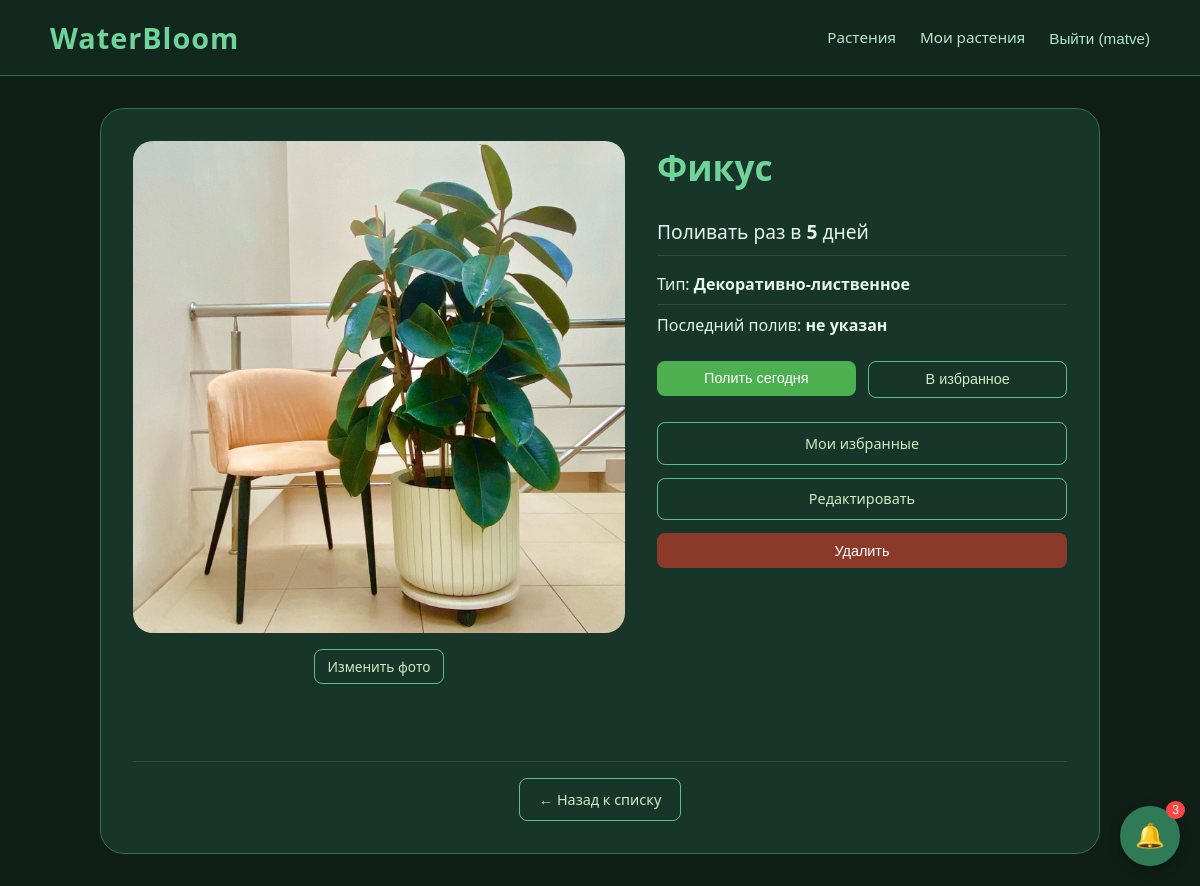
The app's page /plants/1/ (signed in) with its own data.
### plants/models.py (models this page shows, shortened)
class Plant(models.Model):
    name = models.CharField(max_length=100, verbose_name="Название растения")
    watering_frequency = models.IntegerField(verbose_name="Частота полива (дней)")
    last_watered = models.DateField(null=True, blank=True, verbose_name="Дата последнего полива")
    plant_type = models.CharField(
        max_length=20,
        choices=PlantType.choices,
        default=PlantType.LEAFY,
        verbose_name="Тип растения"
    )
    image = models.ImageField(upload_to='plants/', null=True, blank=True, verbose_name="Фото растения")
    def get_next_watering_date(self):
        if self.last_watered:
            return self.last_watered + timedelta(days=self.watering_frequency)
        return None
    def days_until_watering(self):
        next_date = self.get_next_watering_date()
        if next_date:
            return (next_date - date.today()).days
        return None

### plants/views.py (the view, shortened to what this page needs)
# urls.py: path('plants/<int:pk>/', views.plant_detail, name='plant_detail'),
def plant_detail(request, pk):
    plant = get_object_or_404(Plant, id=pk)
    favorites = []
    user_watering_dates = []
    upcoming_watering_dates = []
    notifications = []
    if request.user.is_authenticated:
        favorites = Favorite.objects.filter(user=request.user).values_list('plant_id', flat=True)
        user_watering_logs = WateringLog.objects.filter(
            plant=plant,
            user=request.user
        )
        user_watering_dates = [log.watered_at.strftime('%Y-%m-%d') for log in user_watering_logs if log.watered_at]
        notifications = get_notifications_for_user(request.user)
    return render(request, 'plants/plant_detail.html', {
        'plant': plant,
        'favorites': favorites,
        'user_watering_dates': user_watering_dates,
        'upcoming_watering_dates': upcoming_watering_dates,
        'today': date.today(),
        'notifications': notifications
    })

### plants/templates/plants/plant_detail.html (shortened to what this page needs)
{% extends 'base.html' %}
{% block content %}
<div class="detail-container">
    <div class="plant-card detail-card">
        <div class="detail-flex-row">
            <div class="detail-image-col">
                <div class="detail-image-wrapper">
                    {% if plant.image %}
                        <img src="{{ plant.image.url }}" alt="{{ plant.name }}" class="detail-image">
                    {% else %}
                        <div class="detail-no-image">Нет фото</div>
                    {% endif %}
                </div>
                {% if user.is_authenticated %}
                    <div class="detail-edit-photo">
                        <a href="{% url 'plant_edit' plant.id %}" class="btn btn-outline btn-small">Изменить фото</a>
                    </div>
                {% endif %}
            </div>
            <div class="detail-info-col">
                <h1 class="detail-title">{{ plant.name }}</h1>
                <p class="detail-watering-info">Поливать раз в <strong>{{ plant.watering_frequency }}</strong> дней</p>
                <p class="detail-plant-type">Тип: <strong>{{ plant.get_plant_type_display }}</strong></p>
                {% if plant.last_watered %}
                    <p>Последний полив: <strong>{{ plant.last_watered|date:"d.m.Y" }}</strong></p>
                    {% if plant.days_until_watering <= 0 %}
                        <p class="warning-text">Требуется полив!</p>
                    {% else %}
                        <p>Следующий полив: <strong>{{ plant.get_next_watering_date|date:"d.m.Y" }}</strong> (через {{ plant.days_until_watering }} дн.)</p>
                    {% endif %}
                {% else %}
                    <p>Последний полив: <strong>не указан</strong></p>
                {% endif %}
                {% if user.is_authenticated %}
                    <div class="detail-button-group">
                        <form method="post" action="{% url 'water_plant_toggle' %}" class="detail-form">
                            <button type="submit" class="btn btn-water btn-full">Полить сегодня</button>
                        </form>
                        <form method="post" action="{% url 'toggle_favorite' plant.id %}" class="detail-form">
                            <button type="submit" class="btn btn-full {% if plant.id in favorites %}btn-warning{% else %}btn-outline{% endif %}">
                                {% if plant.id in favorites %}В избранном{% else %}В избранное{% endif %}
                            </button>
                        </form>
                    </div>
                {% endif %}
                {% if user.is_authenticated %}
                    <div class="detail-button-group">
                        <a href="{% url 'profile' %}" class="btn btn-outline btn-full">Мои избранные</a>
                        <a href="{% url 'plant_edit' plant.id %}" class="btn btn-outline btn-full">Редактировать</a>
                        <form method="post" action="{% url 'plant_delete' plant.id %}" class="detail-form btn-full" onsubmit="return confirm('Удалить {{ plant.name }}?')">
                            <button type="submit" class="btn btn-danger btn-full">Удалить</button>
                        </form>
                    </div>
                {% endif %}
            </div>
        </div>
        <div class="detail-back-link">
            <a href="{% url 'plant_list' %}" class="btn btn-outline">← Назад к списку</a>
        </div>
    </div>
</div>
{% endblock %}

### templates/base.html (shortened to what this page needs)
{% load static %}
<!DOCTYPE html>
<html lang="ru">
<head>
    <link rel="stylesheet" href="{% static 'css/style.css' %}">
</head>
<body>
    <div class="header">
        <div class="header-content">
            <a href="{% url 'home' %}" class="logo">WaterBloom</a>
            <div class="nav-links">
                <a href="{% url 'plant_list' %}">Растения</a>
                {% if user.is_authenticated %}
                    <a href="{% url 'profile' %}">Мои растения</a>
                    <form action="{% url 'logout' %}" method="post" style="display: inline;">
                        <button type="submit" style="background: none; border: none; color: #b7e5c8; cursor: pointer; font-size: 0.95rem;">Выйти ({{ user.username }})</button>
                    </form>
                {% else %}
                    <a href="{% url 'login' %}">Войти</a>
                    <a href="{% url 'register' %}">Регистрация</a>
                {% endif %}
            </div>
        </div>
    </div>
    <div class="container">
        {% block content %}{% endblock %}
    </div>
    {% if user.is_authenticated and notifications %}
    <button class="notification-btn" id="notificationBtn" style="position: fixed; bottom: 20px; right: 20px; width: 60px; height: 60px; border-radius: 50%; background: #2f7a57; border: none; color: white; font-size: 24px; cursor: pointer; box-shadow: 0 4px 12px rgba(0,0,0,0.3); z-index: 1000;">
        🔔
        {% if notifications|length > 0 %}
            <span style="position: absolute; top: -5px; right: -5px; background: #ff4444; color: white; font-size: 12px; padding: 2px 6px; border-radius: 50%;">{{ notifications|length }}</span>
        {% endif %}
    </button>
    {% endif %}
</body>
</html>

### static/css/style.css (style rules this page uses)
* { margin: 0; padding: 0; box-sizing: border-box; }
body { background: #0f1f18; font-family: 'Segoe UI', 'Montserrat', system-ui, sans-serif; min-height: 100vh; color: #e6f5e9; line-height: 1.5; }
.header { background: #12281f; padding: 1rem 2rem; border-bottom: 1px solid #2f6f55; position: sticky; top: 0; z-index: 100; }
.header-content { max-width: 1100px; margin: 0 auto; display: flex; justify-content: space-between; align-items: center; gap: 1rem; flex-wrap: wrap; }
.logo { font-size: 1.8rem; font-weight: 700; color: #6fd39a; letter-spacing: 1px; text-decoration: none; }
.nav-links { display: flex; gap: 1.5rem; flex-wrap: wrap; align-items: center; }
.nav-links a { color: #b7e5c8; text-decoration: none; font-size: 0.95rem; }
.nav-links form button { background: none; border: none; color: #b7e5c8; font-size: 0.95rem; cursor: pointer; padding: 0; }
.notification-btn { position: fixed; bottom: 20px; right: 20px; width: 60px; height: 60px; border-radius: 50%; background: #2f7a57; border: none; color: white; font-size: 1.5rem; cursor: pointer; box-shadow: 0 4px 12px rgba(0,0,0,0.3); z-index: 1000; transition: all 0.3s; }
.container { max-width: 1100px; margin: 2rem auto; padding: 0 1rem; }
.plant-card { background: #18352a; border: 1px solid #2f6f55; border-radius: 16px; padding: 1.2rem; display: flex; flex-direction: column; gap: 0.8rem; }
.btn { display: inline-block; background: #2f7a57; color: white; padding: 0.6rem 1.2rem; border-radius: 8px; border: none; cursor: pointer; font-size: 0.9rem; text-decoration: none; transition: background 0.2s; text-align: center; }
.btn-outline { background: transparent; border: 1px solid #5cbf8a; color: #c8f0c0; }
.btn-danger { background: #8b3a2a; }
.btn-water { background: #4caf50; }
.btn-full { width: 100%; }
.btn-small { font-size: 0.85rem; padding: 0.4rem 0.8rem; }
img { max-width: 100%; height: auto; display: block; }
button { white-space: nowrap; }
.plant-card * { word-wrap: break-word; }
.detail-container { max-width: 1000px; margin: 0 auto; }
.detail-card { background: #18352a; border: 1px solid #2f6f55; border-radius: 24px; padding: 2rem; }
.detail-flex-row { display: flex; flex-wrap: wrap; gap: 2rem; margin-bottom: 2rem; }
.detail-image-col { flex: 1.2; min-width: 280px; }
.detail-image-wrapper { width: 100%; max-width: 100%; background: #2a4a3a; border-radius: 20px; overflow: hidden; aspect-ratio: 1 / 1; }
.detail-image { width: 100%; height: 100%; object-fit: cover; display: block; }
.detail-edit-photo { text-align: center; margin-top: 1rem; }
.detail-info-col { flex: 1; min-width: 280px; }
.detail-title { font-size: 2.2rem; margin-bottom: 1rem; color: #6fd39a; }
.detail-watering-info { font-size: 1.2rem; margin: 0.5rem 0; padding: 0.5rem 0; border-bottom: 1px solid rgba(255,255,255,0.1); }
.detail-plant-type { margin: 0.5rem 0; padding: 0.5rem 0; border-bottom: 1px solid rgba(255,255,255,0.1); }
.detail-button-group { display: flex; gap: 0.8rem; margin: 1.5rem 0; flex-wrap: wrap; }
.detail-form { flex: 1; min-width: 140px; }
.detail-back-link { text-align: center; margin-top: 2rem; padding-top: 1rem; border-top: 1px solid rgba(255,255,255,0.1); }

### records on screen
Plant: image (picture), name "Фикус", watering_frequency "5", plant_type "Декоративно-лиственное"

### other values on screen
{{ user.username }} "matve"
{{ notifications|length }} "3"
